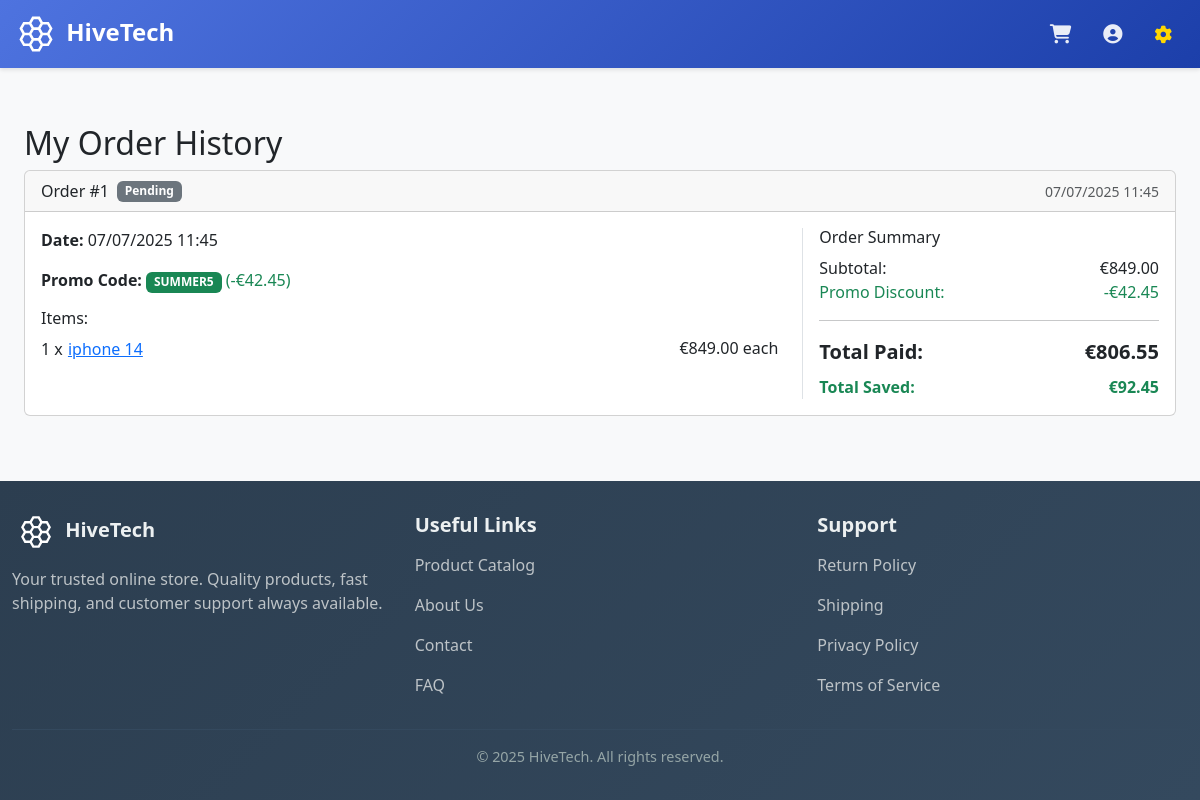
The page /orders/history/ (signed in) on the database its author committed.
### orders/models.py (models this page shows, shortened)
class Order(models.Model):
    class OrderStatus(models.TextChoices):
        PENDING = 'Pending', 'Pending'
        SHIPPED = 'Shipped', 'Shipped'
        DELIVERED = 'Delivered', 'Delivered'
        CANCELLED = 'Cancelled', 'Cancelled'
    user = models.ForeignKey(settings.AUTH_USER_MODEL, on_delete=models.CASCADE)
    street_address = models.CharField("Street address", max_length=255)
    city = models.CharField("City", max_length=100)
    postal_code = models.CharField("ZIP code", max_length=20)
    country = models.CharField("Country", max_length=100)
    created_at = models.DateTimeField(auto_now_add=True)
    updated_at = models.DateTimeField(auto_now=True)
    total_amount = models.DecimalField(max_digits=10, decimal_places=2, default=0.00)
    promo_code_used = models.CharField(max_length=20, blank=True, null=True)
    discount_amount = models.DecimalField(max_digits=10, decimal_places=2, default=Decimal('0.00'))
    status = models.CharField(
        max_length=10,
        choices=OrderStatus.choices,
        default=OrderStatus.PENDING
    )
    def get_subtotal(self):
        return self.total_amount + self.discount_amount
    def get_savings(self):
        product_savings = Decimal('0.00')
        for item in self.items.all():
            if item.product.discounted_price:
                original_price = item.product.price
                discounted_price = item.product.discounted_price
                product_savings += (original_price - discounted_price) * item.quantity
        return product_savings + self.discount_amount
    class Meta:
        ordering = ['-created_at']

class OrderItem(models.Model):
    order = models.ForeignKey(Order, related_name='items', on_delete=models.CASCADE)
    product = models.ForeignKey(Product, on_delete=models.SET_NULL, null=True)
    product_name = models.CharField(max_length=255)
    quantity = models.PositiveIntegerField(default=1)
    price = models.DecimalField(max_digits=10, decimal_places=2)

### store/models.py (models this page shows, shortened)
class Product(models.Model):
    category = models.ForeignKey(Category, related_name='products', on_delete=models.CASCADE)
    brand = models.ForeignKey(Brand, related_name='products', on_delete=models.CASCADE)
    name = models.CharField(max_length=255)
    description = models.TextField(blank=True)
    price = models.DecimalField(max_digits=10, decimal_places=2)
    discounted_price = models.DecimalField(
        max_digits=10,
        decimal_places=2,
        null=True,
        blank=True,
        verbose_name="Discounted Price",
        help_text="Price after discount, if applicable."
    )
    stock = models.PositiveIntegerField(default=0)
    created_at = models.DateTimeField(auto_now_add=True)
    updated_at = models.DateTimeField(auto_now=True)

### orders/views.py (the view)
# urls.py: path('history/', views.OrderHistoryView.as_view(), name='order_history'),
class OrderHistoryView(LoginRequiredMixin, ListView):
    model = Order
    template_name = 'orders/order_history.html'
    context_object_name = 'orders'
    paginate_by = 10  # Opzionale: 10 ordini per pagina
    def get_queryset(self):
        return Order.objects.filter(user=self.request.user).prefetch_related(
            'items__product'
        ).order_by('-created_at')
    def get_context_data(self, **kwargs):
        context = super().get_context_data(**kwargs)
        context['total_orders'] = self.get_queryset().count()
        return context

### store/context_processors.py (called while the page is built)
def cart(request):
    cart = request.session.get('cart', {})
    return {'cart_item_count': len(cart)}

### templates/orders/order_history.html (shortened to what this page needs)
{% extends 'base.html' %}
{% load static %}
{% block content %}
<div class="container mt-4">
    <h2>My Order History</h2>
    {% for order in orders %}
    <div class="card mb-3">
        <div class="card-header d-flex justify-content-between align-items-center">
            <div class="d-flex align-items-center gap-2">
                <span>Order #{{ order.id }}</span>
                {% if order.status == 'pending' %}
                    <span class="badge bg-warning">Pending</span>
                {% elif order.status == 'processing' %}
                    <span class="badge bg-info">Processing</span>
                {% elif order.status == 'shipped' %}
                    <span class="badge bg-primary">Shipped</span>
                {% elif order.status == 'delivered' %}
                    <span class="badge bg-success">Delivered</span>
                {% elif order.status == 'cancelled' %}
                    <span class="badge bg-danger">Cancelled</span>
                {% else %}
                    <span class="badge bg-secondary">{{ order.status|title }}</span>
                {% endif %}
            </div>
            <small class="text-muted">{{ order.created_at|date:"d/m/Y H:i" }}</small>
        </div>
        <div class="card-body">
            <div class="row">
                <div class="col-md-8">
                    <p><strong>Date:</strong> {{ order.created_at|date:"d/m/Y H:i" }}</p>
                    {% if order.promo_code_used %}
                    <p><strong>Promo Code:</strong>
                        <span class="badge bg-success">{{ order.promo_code_used }}</span>
                        <span class="text-success">(-€{{ order.discount_amount|floatformat:2 }})</span>
                    </p>
                    {% endif %}
                    <h6>Items:</h6>
                    <ul class="list-unstyled">
                        {% for item in order.items.all %}
                        <li class="mb-2">
                            <div class="d-flex justify-content-between">
                                {% if item.product %}
                                <span>{{ item.quantity }} x <a href="{% url 'product_detail' item.product.id %}" class="btn btn-link p-0 m-0 align-baseline">{{ item.product.name }}</a></span>
                                {% else %}
                                <span>{{ item.quantity }} x {{ item.product_name }}</span>
                                {% endif %}
                                <span>€{{ item.price|floatformat:2 }} each</span>
                            </div>
                        </li>
                        {% endfor %}
                    </ul>
                </div>
                <div class="col-md-4">
                    <div class="border-start ps-3">
                        <h6>Order Summary</h6>
                        {% if order.discount_amount > 0 %}
                        <div class="d-flex justify-content-between">
                            <span>Subtotal:</span>
                            <span>€{{ order.get_subtotal|floatformat:2 }}</span>
                        </div>
                        <div class="d-flex justify-content-between text-success">
                            <span>Promo Discount:</span>
                            <span>-€{{ order.discount_amount|floatformat:2 }}</span>
                        </div>
                        <hr>
                        {% endif %}
                        <div class="d-flex justify-content-between fw-bold fs-5">
                            <span>Total Paid:</span>
                            <span>€{{ order.total_amount|floatformat:2 }}</span>
                        </div>
                        {% if order.get_savings > 0 %}
                        <div class="d-flex justify-content-between text-success fw-bold mt-2">
                            <span>Total Saved:</span>
                            <span>€{{ order.get_savings|floatformat:2 }}</span>
                        </div>
                        {% endif %}
                    </div>
                </div>
            </div>
        </div>
    </div>
    {% empty %}
    <div class="text-center py-5">
        <h4>You have not placed any orders yet.</h4>
        <p>Start shopping to see your orders here!</p>
        <a href="{% url 'product_list' %}" class="btn btn-primary">Browse Products</a>
    </div>
    {% endfor %}
</div>
{% endblock %}

### templates/base.html (style rules this page uses)
body { display: flex; flex-direction: column; min-height: 100vh; background-color: #f8f9fa; }
.container { max-width: 1200px; }

### rows shown on the page
Order: id "1", status "Pending", created_at "07/07/2025 11:45", promo_code_used "SUMMER5", discount_amount "42.45", get_subtotal "849.00", total_amount "806.55", get_savings "92.45"
OrderItem: quantity "1", product.name "iphone 14", price "849.00"
